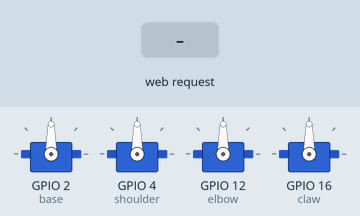
Recording of a sketch running on a simulated ESP8266 (NodeMCU). Shown: 4 × servo. The test bench sets the inputs (shaded band). WiFi joins after 1.5 s; servers stay silent unless stated; what the sketch prints to the serial monitor is not drawn.

Above: at 2.7 s.
2.8 s: HTTP request GET /rotate_left received
4.6 s: HTTP request GET /rotate_right received
At 5.6 s:
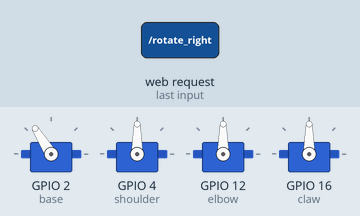
6.5 s: HTTP request GET /shoulder_fwd received
At 6.9 s:
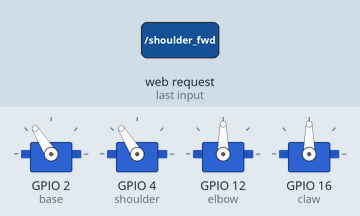
8.1 s: HTTP request GET /shoulder_bkd received
At 9.4 s:
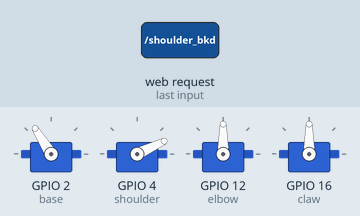
10.0 s: HTTP request GET /elbow_up received
At 10.8 s:
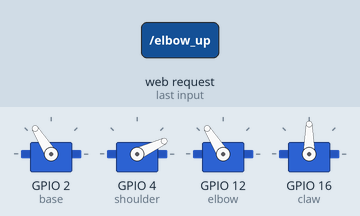
11.6 s: HTTP request GET /elbow_down received
At 13.3 s:
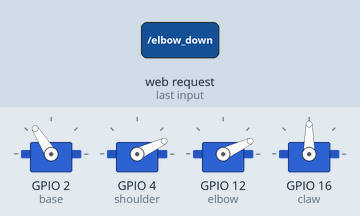
Timing chart, 0 to 14.5 s (numbered marks = the images above; inputs shaded):
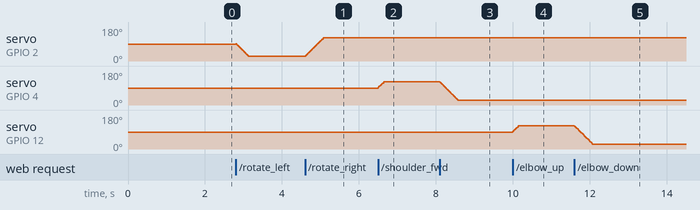

The sketch:

esp_roboarm.ino
```cpp
#include <ESP8266WiFi.h>
#include <ESP8266mDNS.h>
#include <Servo.h>

// Declare constants
#define DELAY 1
#define STEP 5

// Declare a boolean stop flag
volatile bool stopFlag = false;

// Declare a global string variable request
String request;

// Custom class that inherits from Servo
// and has custom properties
class CustomServo : public Servo {
  public:
    // Custom properties
    int minVal;
    int maxVal;
    int currVal;
};

// Servo motor objects
CustomServo base;
CustomServo shoulder;
CustomServo elbow;
CustomServo claw;

const char* ssid = "Tenda_1A5A60"; // name of your WiFi network
const char* password = "balaur20"; // password to your WiFi network

WiFiServer server(80);

void setup() {
  base.attach(2);
  shoulder.attach(4);
  elbow.attach(12);
  claw.attach(16);

  base.minVal = 800;
  base.maxVal = 1800;
  shoulder.minVal = 800;
  shoulder.maxVal = 1800;
  elbow.minVal = 800;
  elbow.maxVal = 1800;
  claw.minVal = 800;
  claw.maxVal = 1800;

  Serial.begin(115200);

  WiFi.begin(ssid, password);
  while (WiFi.status() != WL_CONNECTED) {
    delay(500);
    Serial.println("Connecting to WiFi...");
  }

  server.begin();
  Serial.println("Server started");

  if (MDNS.begin("robot")) { // set the local mdns name to "robot.local"
    Serial.println("mDNS responder started");
  }
}

void loop() {
  WiFiClient client = server.available();
  MDNS.update(); // Update the mDNS service

  if (client) {
    request = client.readStringUntil('\r');
    client.flush();

    // HTML page with buttons to control the robotic arm
    if (request.indexOf("GET /") != -1) {
      client.print(
        "HTTP/1.1 200 OK\r\n"
        "Content-Type: text/html\r\n\r\n"
        "<!DOCTYPE html><html lang=\"en\"><head>"
        "<meta name=\"viewport\" content=\"width=device-width,"
        "initial-scale=1, shrink-to-fit=no\">"
        "<meta charset=\"utf-8\"><title>Mini Robotic Arm</title>"
        "<link href=\"https://cdn.jsdelivr.net/npm/bootstrap-icons/font/bootstrap-icons.css\""
        "rel=\"stylesheet\">"
        "<style>body {display: flex; justify-content: center;"
        "align-items: center; height: 100vh; margin: 0;"
        "flex-direction: column; background-color: #f1f1f1;}"
        "i {font-size: 4em;}"
        "h1 {text-align: center; margin-bottom: 20px;}"
        ".ctrl-pnl {display: flex; justify-content: center; align-items: center;}"
        ".ctrl-btn {width: 100px; height: 100px;"
        "border-radius: 50%; margin: 10px; background-color: #06D001;"
        "color: black; font-weight: bold; border: none;"
        "justify-content: center; align-items: center; cursor: pointer;"
        "transition: background-color 0.1s;}"
        ".ctrl-btn:hover {background-color: #059212;}"
        ".ctrl-btn:active {background-color: #9BEC00;}</style>"
        "</head><body><h1>Robotic Arm Control</h1>"
        "<div class=\"ctrl-pnl\"><table>"
        "<tr><td><button class=\"ctrl-btn\""
        "onmousedown=\"sendCommand('rotate_left')\" "
        "onmouseup=\"sendCommand('stop')\" "
        "ontouchstart=\"sendCommand('rotate_left')\" "
        "ontouchend=\"sendCommand('stop')\">"
        "<i class=\"bi bi-arrow-counterclockwise\"></i></button></td>"
        "<td><button class=\"ctrl-btn\""
        "onmousedown=\"sendCommand('rotate_right')\" "
        "onmouseup=\"sendCommand('stop')\" "
        "ontouchstart=\"sendCommand('rotate_right')\" "
        "ontouchend=\"sendCommand('stop')\">"
        "<i class=\"bi bi-arrow-clockwise\"></i></button></td></tr>"
        "<tr><td><button class=\"ctrl-btn\""
        "onmousedown=\"sendCommand('shoulder_fwd')\" "
        "onmouseup=\"sendCommand('stop')\" "
        "ontouchstart=\"sendCommand('shoulder_fwd')\" "
        "ontouchend=\"sendCommand('stop')\">"
        "<i class=\"bi bi-arrow-bar-up\"></i></button></td>"
        "<td><button class=\"ctrl-btn\""
        "onmousedown=\"sendCommand('shoulder_bkd')\" "
        "onmouseup=\"sendCommand('stop')\" "
        "ontouchstart=\"sendCommand('shoulder_bkd')\" "
        "ontouchend=\"sendCommand('stop')\">"
        "<i class=\"bi bi-arrow-bar-down\"></i></button></td></tr>"
        "<tr><td><button class=\"ctrl-btn\""
        "onmousedown=\"sendCommand('elbow_up')\" "
        "onmouseup=\"sendCommand('stop')\" "
        "ontouchstart=\"sendCommand('elbow_up')\" "
        "ontouchend=\"sendCommand('stop')\">"
        "<i class=\"bi bi-arrow-up-left\"></i></button></td>"
        "<td><button class=\"ctrl-btn\""
        "onmousedown=\"sendCommand('elbow_down')\" "
        "onmouseup=\"sendCommand('stop')\" "
        "ontouchstart=\"sendCommand('elbow_down')\" "
        "ontouchend=\"sendCommand('stop')\">"
        "<i class=\"bi bi-arrow-down-right\"></i></button></td></tr>"
        "<tr><td><button class=\"ctrl-btn\""
        "onmousedown=\"sendCommand('open_claw')\" "
        "onmouseup=\"sendCommand('stop')\" "
        "ontouchstart=\"sendCommand('open_claw')\" "
        "ontouchend=\"sendCommand('stop')\">"
        "<i class=\"bi bi-arrows\"></i></button></td>"
        "<td><button class=\"ctrl-btn\""
        "onmousedown=\"sendCommand('close_claw')\" "
        "onmouseup=\"sendCommand('stop')\" "
        "ontouchstart=\"sendCommand('close_claw')\" "
        "ontouchend=\"sendCommand('stop')\">"
        "<i class=\"bi bi-arrows-collapse-vertical\"></i></button></td></tr>"
        "</table></div>"
        "<script>"
        "function sendCommand(action) {"
        "var xhr = new XMLHttpRequest();"
        "xhr.open('GET', '/' + action, true);"
        "xhr.setRequestHeader('Connection', 'keep-alive');"
        "xhr.send();"
        "}"
        "</script></body></html>"
      );
    }

    base.currVal = base.readMicroseconds();
    shoulder.currVal = shoulder.readMicroseconds();
    elbow.currVal = elbow.readMicroseconds();
    claw.currVal = claw.readMicroseconds();

    if (request.indexOf("/rotate_left") != -1) {
      Serial.println("rotate_left");
      moveServo(base, "negative");
    }

    if (request.indexOf("/rotate_right") != -1) {
      Serial.println("rotate_right");
      moveServo(base, "positive");
    }

    if (request.indexOf("/shoulder_fwd") != -1) {
      Serial.println("shoulder_fwd");
      moveServo(shoulder, "positive");
    }

    if (request.indexOf("/shoulder_bkd") != -1) {
      Serial.println("shoulder_bkd");
      moveServo(shoulder, "negative");
    }

    if (request.indexOf("/elbow_up") != -1) {
      Serial.println("elbow_up");
      moveServo(elbow, "positive");
    }

    if (request.indexOf("/elbow_down") != -1) {
      Serial.println("elbow_down");
      moveServo(elbow, "negative");
    }

    if (request.indexOf("/open_claw") != -1) {
      Serial.println("open_claw");
      moveServo(claw, "positive");
    }

    if (request.indexOf("/close_claw") != -1) {
      Serial.println("close_claw");
      moveServo(claw, "negative");
    }

    if (request.indexOf("/stop") != -1) {
      stopFlag = true;
      Serial.println("stop");
    }
  } // end if (cient)
} // end function loop

void moveServo(CustomServo& servoObj, String direction) {
  stopFlag = false;
  if (direction == "positive") {
    while (servoObj.currVal < servoObj.maxVal && !stopFlag) {
      Serial.println(servoObj.currVal);
      Serial.println("trying to move");
      servoObj.currVal += STEP;
      servoObj.writeMicroseconds(servoObj.currVal);
      Serial.println(servoObj.currVal);
      delay(DELAY);
    }
  } else if (direction == "negative") {
    while (servoObj.currVal > servoObj.minVal  && !stopFlag) {
      Serial.println(servoObj.currVal);
      Serial.println("trying to move");
      servoObj.currVal -= STEP;
      servoObj.writeMicroseconds(servoObj.currVal);
      Serial.println(servoObj.currVal);
      delay(DELAY);
    }
  }
} // end function moveServo
```

Measured:
- after the input at 4.6 s, servo on GPIO 2 (base): moves from 25° to 122° over 0.47 s, starting at once
- after the input at 6.5 s, servo on GPIO 4 (shoulder): 90° → 122° at once
- after the input at 8.1 s, servo on GPIO 4 (shoulder): moves from 122° to 25° over 0.47 s, starting at once
- after the input at 10.0 s, servo on GPIO 12 (elbow): 90° → 122° at once
- after the input at 11.6 s, servo on GPIO 12 (elbow): moves from 122° to 25° over 0.47 s, starting at once
